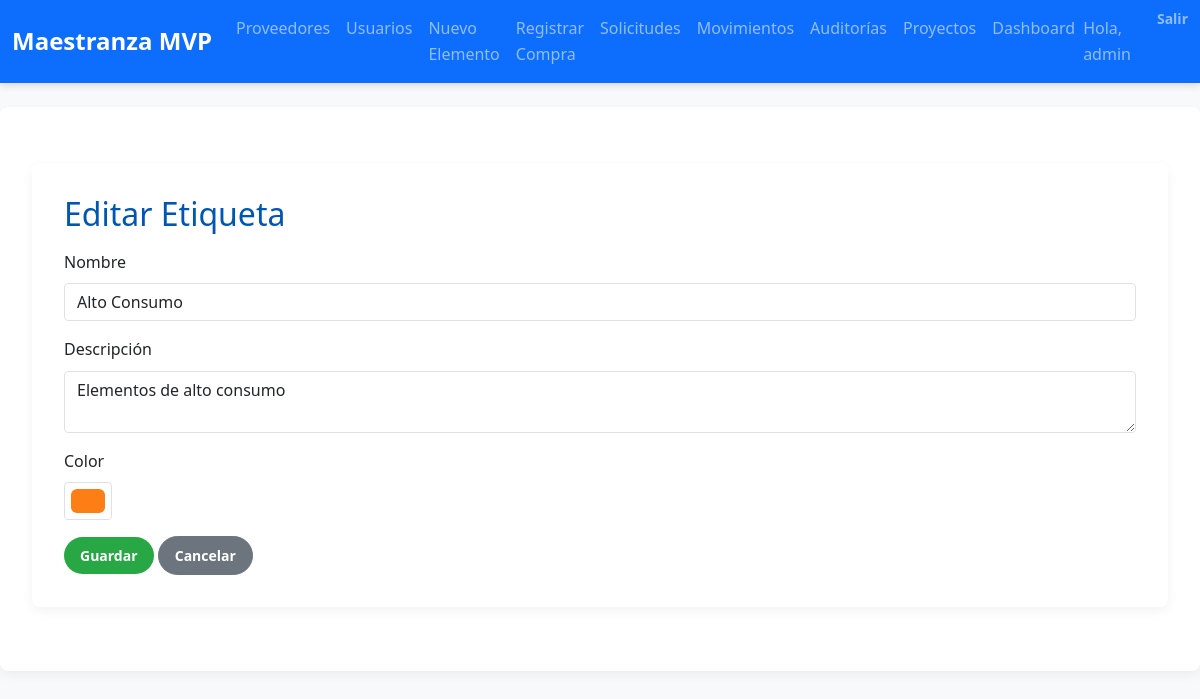
/etiquetas/2/editar/ (signed in), run on the app's committed database.
### inventario/models.py (models this page shows, shortened)
class Etiqueta(models.Model):
    nombre = models.CharField(max_length=30, unique=True)
    descripcion = models.TextField(blank=True)
    color = models.CharField(max_length=7, default='#6c757d', help_text='Color en formato hexadecimal')
    class Meta:
        ordering = ['nombre']

### inventario/decorators.py (the view)
        def wrapper(request, *args, **kwargs):
            user = request.user
            if user.is_authenticated and (
                user.is_superuser or
                user.groups.filter(name=role_name).exists()
            ):
                return view_func(request, *args, **kwargs)
            messages.error(request,
                "🚫 No tienes permiso para acceder a esta funcionalidad."
            )
            return redirect('inventario:index')

### inventario/context_processors.py (called while the page is built)
def role_flags(request):
    user = request.user
    return {
        'is_admin':    user.is_authenticated and user.is_superuser,
        'is_gestor':   user.is_authenticated and user.groups.filter(name='Gestor de Inventario').exists(),
        'is_comprador':user.is_authenticated and user.groups.filter(name='Comprador').exists(),
        'is_logistica':user.is_authenticated and user.groups.filter(name='Logística').exists(),
        'is_auditor':  user.is_authenticated and user.groups.filter(name='Auditor').exists(),
        'is_produccion':user.is_authenticated and user.groups.filter(name='Jefe de Producción').exists(),
        'is_gerente_proyecto':user.is_authenticated and user.groups.filter(name='Gerente de Proyectos').exists(),
        'is_usuario_final':user.is_authenticated and user.groups.filter(name='Usuario Final').exists(),
    }

### inventario/views.py (called while the page is built, shortened)
@login_required
@role_required('Gestor de Inventario')
def etiqueta_update(request, pk):
    etiqueta = get_object_or_404(Etiqueta, pk=pk)
    return render(request, 'inventario/etiqueta_form.html', {'etiqueta': etiqueta})

### inventario/templates/inventario/etiqueta_form.html (shortened to what this page needs)
{% extends 'inventario/base.html' %}
{% block content %}
<div class="container mt-4">
  <h2>{% if etiqueta %}Editar{% else %}Nueva{% endif %} Etiqueta</h2>
  <form method="post" class="mt-3">
    <div class="mb-3">
      <label for="nombre" class="form-label">Nombre</label>
      <input type="text" name="nombre" id="nombre" class="form-control" value="{{ etiqueta.nombre|default:'' }}" required>
    </div>
    <div class="mb-3">
      <label for="descripcion" class="form-label">Descripción</label>
      <textarea name="descripcion" id="descripcion" class="form-control">{{ etiqueta.descripcion|default:'' }}</textarea>
    </div>
    <div class="mb-3">
      <label for="color" class="form-label">Color</label>
      <input type="color" name="color" id="color" class="form-control form-control-color" value="{{ etiqueta.color|default:'#28a745' }}">
    </div>
    <button type="submit" class="btn btn-success">Guardar</button>
    <a href="{% url 'inventario:etiqueta_list' %}" class="btn btn-secondary">Cancelar</a>
  </form>
</div>
{% endblock %}

### inventario/templates/inventario/base.html (shortened to what this page needs)
{% load static %}
<!DOCTYPE html>
<html lang="es">
<head>
  <link
    href="https://cdn.jsdelivr.net/npm/bootstrap@5.3.2/dist/css/bootstrap.min.css"
    rel="stylesheet"
>
  <link
    href="https://cdnjs.cloudflare.com/ajax/libs/font-awesome/6.4.0/css/all.min.css"
    rel="stylesheet"
>
  <link rel="stylesheet" href="{% static 'inventario/css/styles.css' %}">
</head>
<body>
  <nav class="navbar navbar-expand-lg navbar-dark bg-primary">
    <div class="container-fluid">
      <a class="navbar-brand" href="{% url 'inventario:index' %}">Maestranza MVP</a>
      <div class="collapse navbar-collapse" id="navbarNav">
        <ul class="navbar-nav me-auto">
          {% if user.is_authenticated %}
            {% if is_admin %}
              <li class="nav-item"><a class="nav-link" href="{% url 'inventario:proveedor_list' %}">Proveedores</a></li>
              <li class="nav-item"><a class="nav-link" href="{% url 'inventario:usuario_list' %}">Usuarios</a></li>
              <li class="nav-item"><a class="nav-link" href="{% url 'inventario:elemento_create' %}">Nuevo Elemento</a></li>
              <li class="nav-item"><a class="nav-link" href="{% url 'inventario:recepcion_create' %}">Registrar Compra</a></li>
              <li class="nav-item"><a class="nav-link" href="{% url 'inventario:solicitud_list' %}">Solicitudes</a></li>
              <li class="nav-item"><a class="nav-link" href="{% url 'inventario:movimiento_list' %}">Movimientos</a></li>
              <li class="nav-item"><a class="nav-link" href="{% url 'inventario:auditoria_list' %}">Auditorías</a></li>
              <li class="nav-item"><a class="nav-link" href="{% url 'inventario:proyecto_list' %}">Proyectos</a></li>
              <li class="nav-item"><a class="nav-link" href="{% url 'inventario:dashboard_proyectos' %}">Dashboard</a></li>
            {% endif %}
          {% endif %}
        </ul>
        <ul class="navbar-nav">
          {% if user.is_authenticated %}
            <li class="nav-item navbar-text me-3">Hola, {{ user.username }}</li>
            <li class="nav-item">
              <form method="post" action="{% url 'logout' %}" class="d-inline">
                <button class="nav-link btn btn-link p-0">Salir</button>
              </form>
            </li>
          {% endif %}
        </ul>
      </div>
    </div>
  </nav>
  <div class="container mt-4">
    {% block content %}{% endblock %}
  </div>
</body>
</html>

### inventario/static/inventario/css/styles.css (style rules this page uses)
:root { --brand-primary: #0056b3; --brand-secondary: #6c757d; --brand-success: #28a745; --brand-warning: #ffc107; --brand-danger: #dc3545; --brand-info: #17a2b8; --light-bg: #f8f9fa; --dark-bg: #343a40; --text-base: #212529; --text-muted: #6c757d; --table-border: #dee2e6; --stripe-bg: rgba(0, 0, 0, 0.03); }
* { margin: 0; padding: 0; box-sizing: border-box; }
body { font-family: 'Segoe UI', Tahoma, Geneva, Verdana, sans-serif; background-color: var(--light-bg); color: var(--text-base); line-height: 1.6; }
.navbar { box-shadow: 0 2px 8px rgba(0, 0, 0, 0.15); }
.navbar-brand { font-weight: 700; font-size: 1.5rem; }
.nav-link { font-weight: 500; }
.container { max-width: 1200px; margin: 2rem auto; background: #fff; padding: 2rem; border-radius: 0.5rem; box-shadow: 0 4px 12px rgba(0, 0, 0, 0.05); }
h1, h2, h3 { color: var(--brand-primary); margin-bottom: 1rem; }
.btn { border-radius: 2rem; padding: 0.5rem 1rem; font-size: 0.875rem; font-weight: 600; transition: filter 0.2s ease; }
.btn-success { background-color: var(--brand-success); border: none; }
.form-control, .form-select { border-radius: 0.25rem; box-shadow: none; border: 1px solid var(--table-border); }

### data on the page
Etiqueta: nombre "Alto Consumo", descripcion "Elementos de alto consumo", color "#fd7e14"

### other printed values
{{ user.username }} "admin"
